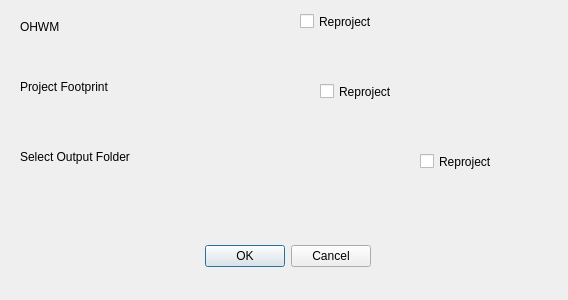
<?xml version="1.0" encoding="UTF-8"?>
<ui version="4.0">
 <class>OHWMOverlapDialogBase</class>
 <widget class="QDialog" name="OHWMOverlapDialogBase">
  <property name="geometry">
   <rect>
    <x>0</x>
    <y>0</y>
    <width>568</width>
    <height>300</height>
   </rect>
  </property>
  <property name="windowTitle">
   <string>OHWM Overlap</string>
  </property>
  <widget class="QDialogButtonBox" name="button_box">
   <property name="geometry">
    <rect>
     <x>30</x>
     <y>240</y>
     <width>341</width>
     <height>32</height>
    </rect>
   </property>
   <property name="orientation">
    <enum>Qt::Horizontal</enum>
   </property>
   <property name="standardButtons">
    <set>QDialogButtonBox::Cancel|QDialogButtonBox::Ok</set>
   </property>
  </widget>
  <widget class="QgsFileWidget" name="ohwm">
   <property name="geometry">
    <rect>
     <x>20</x>
     <y>40</y>
     <width>481</width>
     <height>27</height>
    </rect>
   </property>
   <property name="acceptDrops">
    <bool>true</bool>
   </property>
   <property name="filter">
    <string>*.shp</string>
   </property>
  </widget>
  <widget class="QgsFileWidget" name="output_folder">
   <property name="geometry">
    <rect>
     <x>20</x>
     <y>190</y>
     <width>481</width>
     <height>25</height>
    </rect>
   </property>
   <property name="cursor">
    <cursorShape>ArrowCursor</cursorShape>
   </property>
   <property name="storageMode">
    <enum>QgsFileWidget::GetDirectory</enum>
   </property>
  </widget>
  <widget class="QLabel" name="label">
   <property name="geometry">
    <rect>
     <x>20</x>
     <y>140</y>
     <width>382</width>
     <height>33</height>
    </rect>
   </property>
   <property name="toolTip">
    <string>Select the folder in which to create the output folder.</string>
   </property>
   <property name="text">
    <string>Select Output Folder</string>
   </property>
  </widget>
  <widget class="QgsFileWidget" name="footprint">
   <property name="geometry">
    <rect>
     <x>20</x>
     <y>110</y>
     <width>481</width>
     <height>27</height>
    </rect>
   </property>
   <property name="filter">
    <string>*.shp</string>
   </property>
  </widget>
  <widget class="QLabel" name="label_2">
   <property name="geometry">
    <rect>
     <x>20</x>
     <y>70</y>
     <width>382</width>
     <height>33</height>
    </rect>
   </property>
   <property name="toolTip">
    <string>Select the folder in which to create the output folder.</string>
   </property>
   <property name="text">
    <string>Project Footprint</string>
   </property>
  </widget>
  <widget class="QLabel" name="label_3">
   <property name="geometry">
    <rect>
     <x>20</x>
     <y>10</y>
     <width>382</width>
     <height>33</height>
    </rect>
   </property>
   <property name="toolTip">
    <string>Select the folder in which to create the output folder.</string>
   </property>
   <property name="text">
    <string>OHWM</string>
   </property>
  </widget>
  <widget class="QCheckBox" name="reproject_box">
   <property name="geometry">
    <rect>
     <x>420</x>
     <y>150</y>
     <width>382</width>
     <height>23</height>
    </rect>
   </property>
   <property name="toolTip">
    <string>Check if you only want to generate run preview graphs.</string>
   </property>
   <property name="toolTipDuration">
    <number>-1</number>
   </property>
   <property name="statusTip">
    <string/>
   </property>
   <property name="whatsThis">
    <string/>
   </property>
   <property name="text">
    <string>Reproject</string>
   </property>
  </widget>
  <widget class="QCheckBox" name="footprint_box">
   <property name="geometry">
    <rect>
     <x>320</x>
     <y>80</y>
     <width>382</width>
     <height>23</height>
    </rect>
   </property>
   <property name="toolTip">
    <string>Check if you only want to generate run preview graphs.</string>
   </property>
   <property name="toolTipDuration">
    <number>-1</number>
   </property>
   <property name="statusTip">
    <string/>
   </property>
   <property name="whatsThis">
    <string/>
   </property>
   <property name="text">
    <string>Reproject</string>
   </property>
  </widget>
  <widget class="QCheckBox" name="ohwm_box">
   <property name="geometry">
    <rect>
     <x>300</x>
     <y>10</y>
     <width>382</width>
     <height>23</height>
    </rect>
   </property>
   <property name="toolTip">
    <string>Check if you only want to generate run preview graphs.</string>
   </property>
   <property name="toolTipDuration">
    <number>-1</number>
   </property>
   <property name="statusTip">
    <string/>
   </property>
   <property name="whatsThis">
    <string/>
   </property>
   <property name="text">
    <string>Reproject</string>
   </property>
  </widget>
 </widget>
 <customwidgets>
  <customwidget>
   <class>QgsFileWidget</class>
   <extends>QWidget</extends>
   <header>qgsfilewidget.h</header>
  </customwidget>
 </customwidgets>
 <resources/>
 <connections>
  <connection>
   <sender>button_box</sender>
   <signal>accepted()</signal>
   <receiver>OHWMOverlapDialogBase</receiver>
   <slot>accept()</slot>
   <hints>
    <hint type="sourcelabel">
     <x>20</x>
     <y>20</y>
    </hint>
    <hint type="destinationlabel">
     <x>20</x>
     <y>20</y>
    </hint>
   </hints>
  </connection>
  <connection>
   <sender>button_box</sender>
   <signal>rejected()</signal>
   <receiver>OHWMOverlapDialogBase</receiver>
   <slot>reject()</slot>
   <hints>
    <hint type="sourcelabel">
     <x>20</x>
     <y>20</y>
    </hint>
    <hint type="destinationlabel">
     <x>20</x>
     <y>20</y>
    </hint>
   </hints>
  </connection>
 </connections>
</ui>
